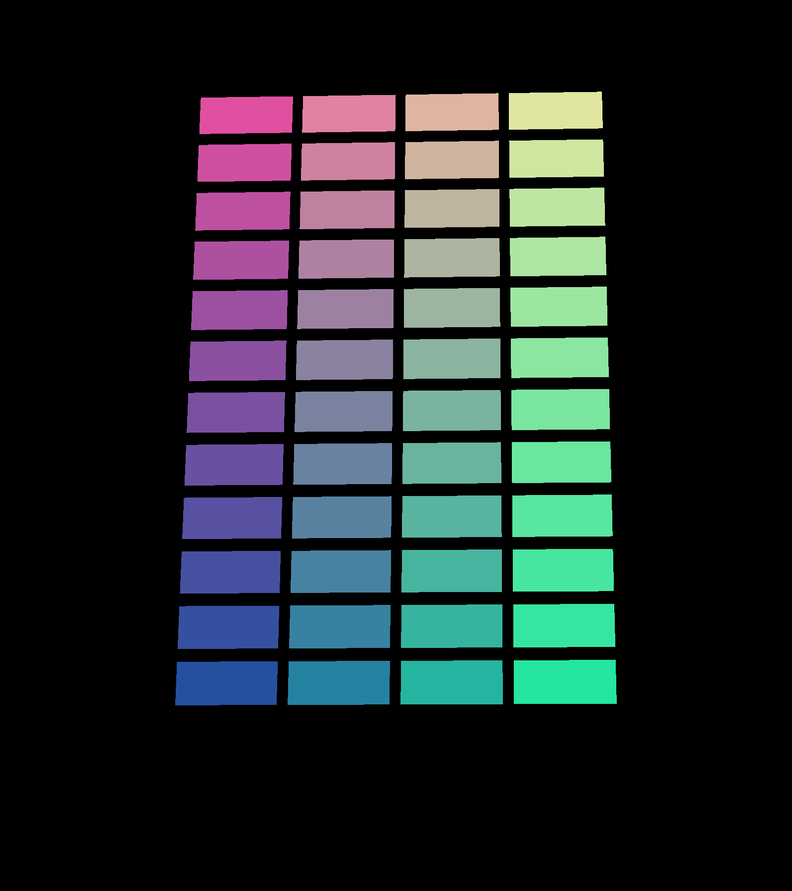
#> input picture producao/mascara_fachada.png, 792 x 891 px, shrunk from 1600 x 1800 before the run
$ python gerar_unidades.py
#> lines starting #> are read from the running program, lines starting #| are printed output that depends on the picture
"""
Gera visualizador/dados/unidades.json a partir do material de produção:

  - mascara_fachada.png : passe de ID (Object/Material ID) renderizado na MESMA câmera
                          e resolução da fachada, SEM antialiasing, uma cor sólida por unidade.
  - cores_mascara.csv   : cor,unidade   (ex.: #3a5aa0,T1-1502) — definido pelo artista 3D.
  - tabela_vendas.csv   : unidade,torre,andar,final,tipologia,area_privativa,preco,status
                          — mantida pelo comercial; rode este script de novo a cada atualização.

Uso:
  python ferramentas/gerar_unidades.py
  python ferramentas/gerar_unidades.py --mascara outra.png --tabela outra.csv
"""
import argparse
import csv
import json
import os

import numpy as np
from PIL import Image

RAIZ = os.path.dirname(os.path.dirname(os.path.abspath(__file__)))
STATUS_VALIDOS = {"disponivel", "reservado", "vendido"}


def hex_para_int(cor):
    cor = cor.strip().lstrip("#")
    return int(cor, 16)


# [69 lines left out: functions casco_convexo, simplificar, poligono_da_regiao, ler_tabela, not called in this run]


def gerar(mascara, cores, tabela, saida):
#> called with mascara = 'producao/mascara_fachada.png', cores = 'producao/cores_mascara.csv', tabela = 'producao/tabela_vendas.csv', saida = 'visualizador/dados/unidades.json'
    img = np.asarray(Image.open(mascara).convert("RGB")).astype(np.int32)
    altura, largura = img.shape[:2]
#> altura = 891; largura = 792
    empacotado = (img[..., 0] << 16) | (img[..., 1] << 8) | img[..., 2]
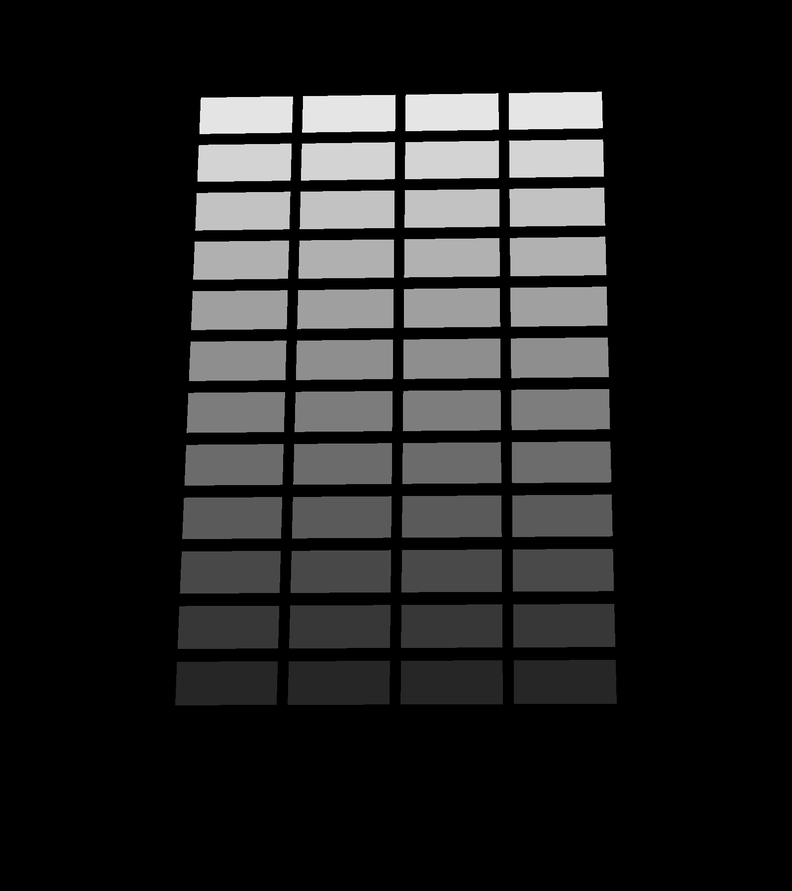
#> empacotado: shape (891, 792) int32; min 0, max 16383921, mean 2197787.6; drawn with min black and max white

    cor_para_unidade = {}
#> (the run stopped early here; a loop or call above may not have finished)
